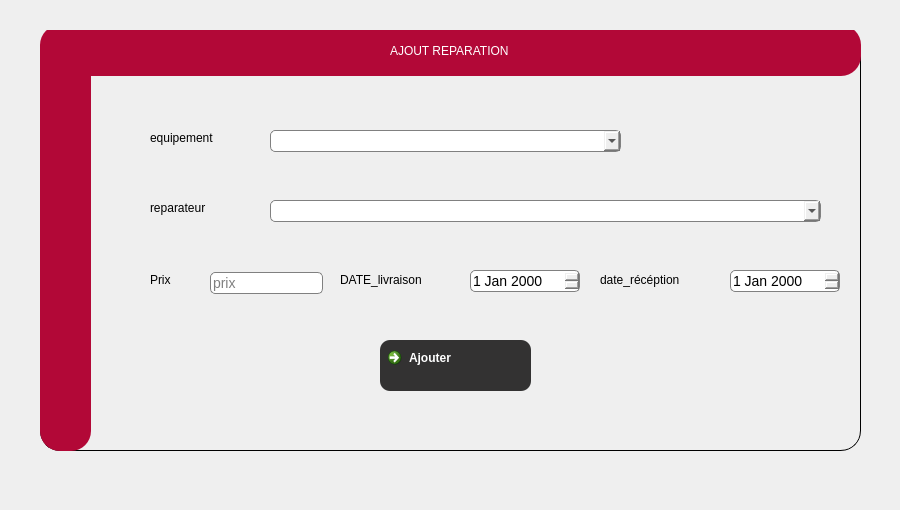
          <widget class="QWidget" name="page_81">
           <widget class="QGroupBox" name="groupBox_10">
            <property name="geometry">
             <rect>
              <x>40</x>
              <y>30</y>
              <width>821</width>
              <height>421</height>
             </rect>
            </property>
            <property name="styleSheet">
             <string notr="true">
QGroupBox  {
    border: 1px solid;
    
  
    border-radius: 20px;
}</string>
            </property>
            <property name="title">
             <string/>
            </property>
            <widget class="QLabel" name="label_nomR_2">
             <property name="geometry">
              <rect>
               <x>110</x>
               <y>242</y>
               <width>56</width>
               <height>16</height>
              </rect>
             </property>
             <property name="styleSheet">
              <string notr="true">font: 75 10pt &quot;Source Code Pro&quot;;
	font: 87 8pt &quot;Nexa Rust Sans Black 01&quot;;</string>
             </property>
             <property name="text">
              <string>Prix</string>
             </property>
            </widget>
            <widget class="QLabel" name="label_PrenomR_2">
             <property name="geometry">
              <rect>
               <x>560</x>
               <y>242</y>
               <width>131</width>
               <height>16</height>
              </rect>
             </property>
             <property name="styleSheet">
              <string notr="true">font: 75 10pt &quot;Source Code Pro&quot;;
	font: 87 8pt &quot;Nexa Rust Sans Black 01&quot;;</string>
             </property>
             <property name="text">
              <string>date_récéption</string>
             </property>
            </widget>
            <widget class="QLabel" name="label_telR_2">
             <property name="geometry">
              <rect>
               <x>300</x>
               <y>242</y>
               <width>131</width>
               <height>16</height>
              </rect>
             </property>
             <property name="styleSheet">
              <string notr="true">font: 75 10pt &quot;Source Code Pro&quot;;
	font: 87 8pt &quot;Nexa Rust Sans Black 01&quot;;</string>
             </property>
             <property name="text">
              <string>DATE_livraison</string>
             </property>
            </widget>
            <widget class="QLabel" name="label_redEq_5">
             <property name="geometry">
              <rect>
               <x>0</x>
               <y>-5</y>
               <width>821</width>
               <height>51</height>
              </rect>
             </property>
             <property name="styleSheet">
              <string notr="true">color:white;

background:#b20837;
border-radius:20px;</string>
             </property>
             <property name="text">
              <string/>
             </property>
            </widget>
            <widget class="QLabel" name="label_RedEq2_5">
             <property name="geometry">
              <rect>
               <x>0</x>
               <y>0</y>
               <width>51</width>
               <height>421</height>
              </rect>
             </property>
             <property name="styleSheet">
              <string notr="true">color:white;

background:#b20837;
border-radius:20px;</string>
             </property>
             <property name="text">
              <string/>
             </property>
            </widget>
            <widget class="QLabel" name="label_AjEq_5">
             <property name="geometry">
              <rect>
               <x>350</x>
               <y>10</y>
               <width>211</width>
               <height>21</height>
              </rect>
             </property>
             <property name="styleSheet">
              <string notr="true">color:white;
font: 75 10pt &quot;Source Code Pro&quot;;
	font: 87 10pt &quot;Nexa Rust Sans Black 01&quot;;
background:#b20837;
border-radius:10px;</string>
             </property>
             <property name="text">
              <string>AJOUT REPARATION</string>
             </property>
            </widget>
            <widget class="QLineEdit" name="prix_reparation">
             <property name="geometry">
              <rect>
               <x>170</x>
               <y>242</y>
               <width>113</width>
               <height>22</height>
              </rect>
             </property>
             <property name="styleSheet">
              <string notr="true">    QLineEdit{ 
    border: 1px solid gray;
    font-size: 14px;
    border-radius: 5px;
}</string>
             </property>
             <property name="inputMask">
              <string/>
             </property>
             <property name="text">
              <string/>
             </property>
             <property name="placeholderText">
              <string>prix</string>
             </property>
            </widget>
            <widget class="QCommandLinkButton" name="ajouter_rep_2">
             <property name="geometry">
              <rect>
               <x>340</x>
               <y>310</y>
               <width>151</width>
               <height>51</height>
              </rect>
             </property>
             <property name="styleSheet">
              <string notr="true">QPushButton{
    color:white;
	font: 75 10pt &quot;Source Code Pro&quot;;
	font: 87 8pt &quot;Nexa Rust Sans Black 01&quot;;
    background-color: rgb(51, 50, 50);
background:  rgb(51, 50, 50);
border-radius:10px;
}
QPushButton:hover
{
color:white;

background:#b20837;
border-radius:10px;
}
</string>
             </property>
             <property name="text">
              <string>Ajouter</string>
             </property>
             <property name="icon">
              <iconset resource="img.qrc">
               <normaloff>:/img/img/validate.png</normaloff>:/img/img/validate.png</iconset>
             </property>
             <property name="iconSize">
              <size>
               <width>35</width>
               <height>35</height>
              </size>
             </property>
             <property name="autoDefault">
              <bool>false</bool>
             </property>
             <property name="default">
              <bool>false</bool>
             </property>
            </widget>
            <widget class="QLabel" name="label_nomR_3">
             <property name="geometry">
              <rect>
               <x>110</x>
               <y>100</y>
               <width>101</width>
               <height>16</height>
              </rect>
             </property>
             <property name="styleSheet">
              <string notr="true">font: 75 10pt &quot;Source Code Pro&quot;;
	font: 87 8pt &quot;Nexa Rust Sans Black 01&quot;;</string>
             </property>
             <property name="text">
              <string>equipement</string>
             </property>
            </widget>
            <widget class="QLabel" name="label_nomR_4">
             <property name="geometry">
              <rect>
               <x>110</x>
               <y>170</y>
               <width>101</width>
               <height>16</height>
              </rect>
             </property>
             <property name="styleSheet">
              <string notr="true">font: 75 10pt &quot;Source Code Pro&quot;;
	font: 87 8pt &quot;Nexa Rust Sans Black 01&quot;;</string>
             </property>
             <property name="text">
              <string>reparateur</string>
             </property>
            </widget>
            <widget class="QComboBox" name="comboBox_eq">
             <property name="geometry">
              <rect>
               <x>230</x>
               <y>100</y>
               <width>351</width>
               <height>22</height>
              </rect>
             </property>
             <property name="styleSheet">
              <string notr="true"> border: 1px solid gray;
    font-size: 14px;
    border-radius: 5px;</string>
             </property>
            </widget>
            <widget class="QComboBox" name="comboBox_rep">
             <property name="geometry">
              <rect>
               <x>230</x>
               <y>170</y>
               <width>551</width>
               <height>22</height>
              </rect>
             </property>
             <property name="styleSheet">
              <string notr="true"> border: 1px solid gray;
    font-size: 14px;
    border-radius: 5px;</string>
             </property>
            </widget>
            <widget class="QDateEdit" name="dateL_reparation">
             <property name="geometry">
              <rect>
               <x>430</x>
               <y>240</y>
               <width>110</width>
               <height>22</height>
              </rect>
             </property>
             <property name="styleSheet">
              <string notr="true"> border: 1px solid gray;
    font-size: 14px;
    border-radius: 5px;</string>
             </property>
            </widget>
            <widget class="QDateEdit" name="dateR_reparation">
             <property name="geometry">
              <rect>
               <x>690</x>
               <y>240</y>
               <width>110</width>
               <height>22</height>
              </rect>
             </property>
             <property name="styleSheet">
              <string notr="true"> border: 1px solid gray;
    font-size: 14px;
    border-radius: 5px;</string>
             </property>
            </widget>
           </widget>
           <widget class="QLabel" name="back_rep_4">
            <property name="geometry">
             <rect>
              <x>0</x>
              <y>0</y>
              <width>891</width>
              <height>501</height>
             </rect>
            </property>
            <property name="styleSheet">
             <string notr="true">background-image: url(:/img/img/AA.jpg);</string>
            </property>
            <property name="text">
             <string/>
            </property>
           </widget>
           <zorder>back_rep_4</zorder>
           <zorder>groupBox_10</zorder>
          </widget>
